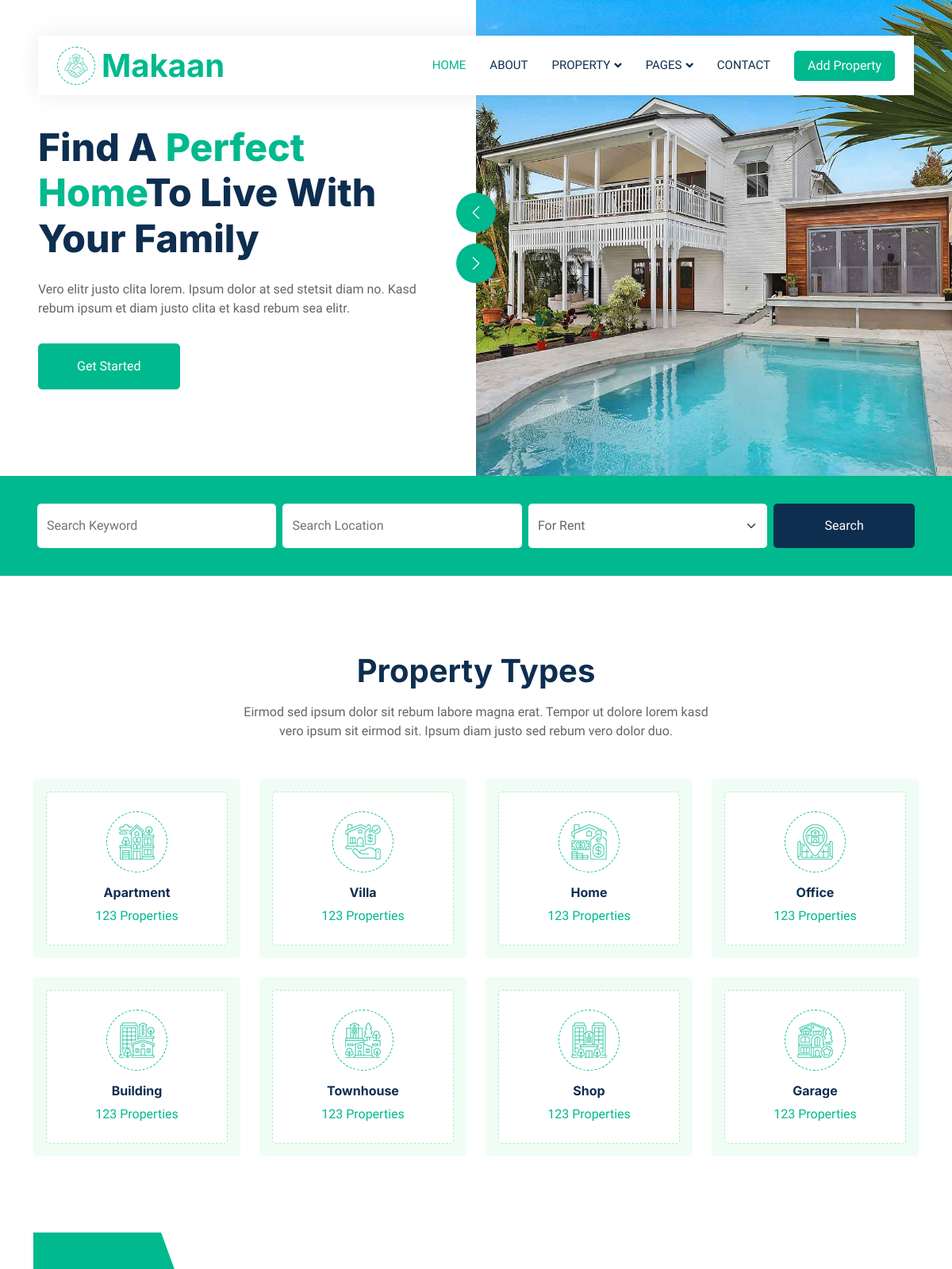
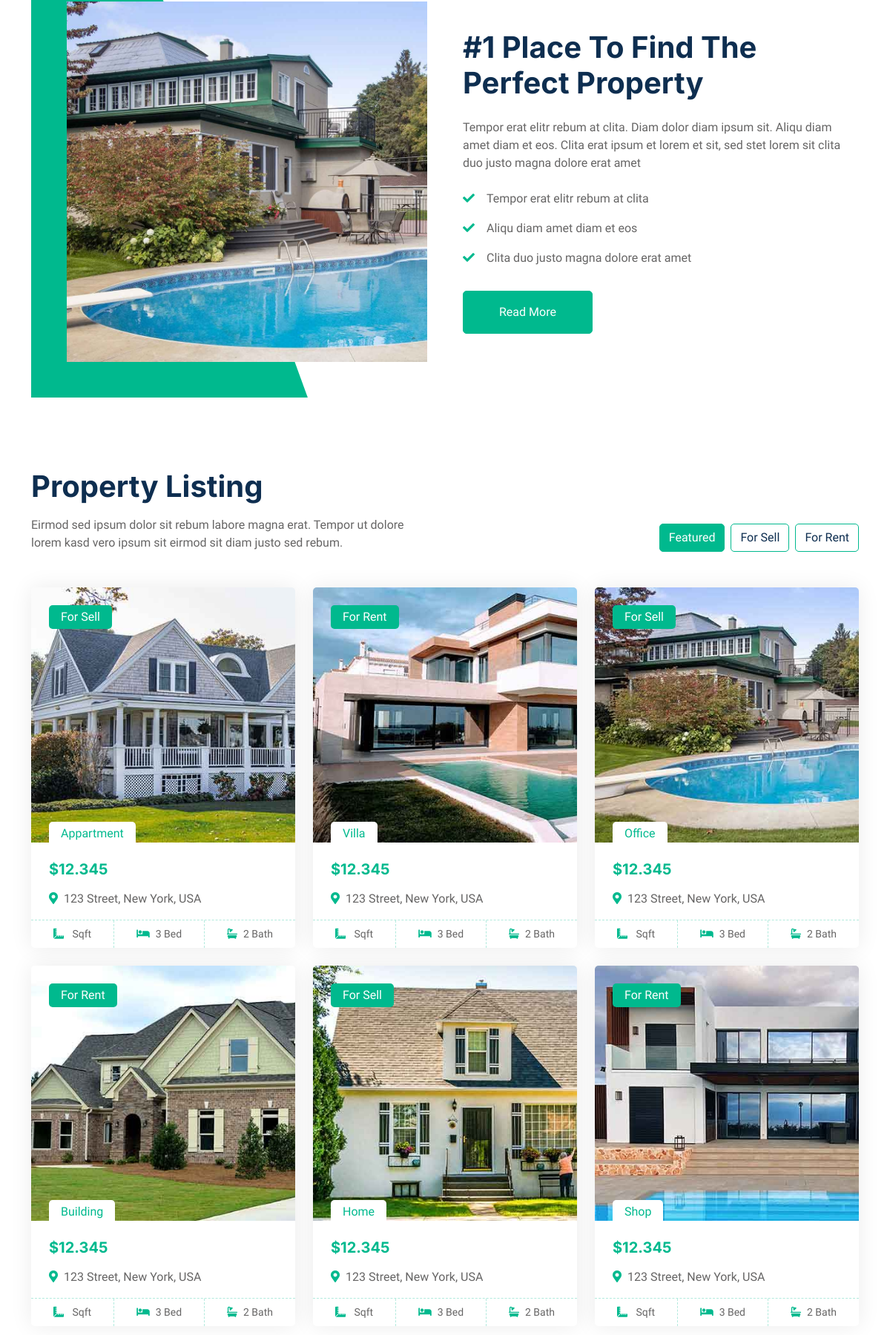
The app's page / (signed in, upper part) with its own data (2 pictures, top to bottom).
### main/models.py (models this page shows, shortened)
class MainInfo(models.Model):
    img = models.ImageField('Image',upload_to='main_image')
    name = models.CharField('Company name',max_length=255)
    address = models.CharField('Address',max_length=255)
    phone = PhoneNumberField('Phonenumber')
    email = models.EmailField('Email')
    twitter = models.URLField('Twitter')
    facebook = models.URLField('facebook')
    youtube = models.URLField('youtube')
    linkedin = models.URLField('linkedin')
    class Meta:
        verbose_name = 'Main Info'
        verbose_name_plural = 'Main Info'

class HomeStatus(models.Model):
    text1=models.CharField('text1',max_length=255)
    text2=models.CharField('text2',max_length=255,null=True)
    text3=models.CharField('text3',max_length=255,null=True)
    text4=models.CharField('text4',max_length=255,null=True)
    buton_text=models.CharField('buton_text',max_length=255)

class ImageCycle(models.Model):
    img1=models.ImageField('img1',upload_to='img1',null = True)
    img2=models.ImageField('img2',upload_to='img2',null = True)

class PropertyTypes(models.Model):
    title=models.CharField('title',max_length=255)
    text=models.TextField('text')

class PropertyTypesJarang(models.Model):
    img=models.ImageField('Img',upload_to='icon_image')
    names=models.CharField('names',max_length=255)
    properties=models.CharField('properties',max_length=250)

class MoreInformation(models.Model):
    imgs=models.ImageField('Imgs',upload_to='home_image')
    vernagir=models.CharField('vernagir',max_length=255)
    texts=models.TextField('texts')

class PropertyListing(models.Model):
    img=models.ImageField('img',upload_to='img')
    name=models.CharField('name',max_length=255)
    npatak=models.CharField('npatak',max_length=255)
    price=models.FloatField('price')
    information=models.CharField('information',max_length=255)
    adress=models.CharField('adress',max_length=255)
    taracq=models.FloatField('taracq')
    bed=models.IntegerField('bed')
    bath=models.IntegerField('bath')

### main/views.py (the view)
# urls.py: path('',HomeListView.as_view(),name='home'),
class HomeListView(LoginRequiredMixin,ListView):
    template_name = 'index.html'
    login_url = 'register/'
    def get(self, request) :
        maininfo = MainInfo.objects.first()
        homestatus=HomeStatus.objects.all()
        imagecycle=ImageCycle.objects.first()
        propertytypes=PropertyTypes.objects.all()
        propertytypesjarang=PropertyTypesJarang.objects.all()
        moreinformation= MoreInformation.objects.all()
        propertylisting=PropertyListing.objects.all()[:6]
        contactagent=ContactAgent.objects.all()
        propertyagent=PropertyAgent.objects.all()
        client=Client.objects.all()
        gallery=Gallery.objects.all()
        context = {
            'maininfo':maininfo,
            'homestatus':homestatus,
            'imagecycle':imagecycle,
            'propertytypes':propertytypes,
            'propertytypesjarang':propertytypesjarang,
            'moreinformation':moreinformation,
            'propertylisting':propertylisting,
            'contactagent':contactagent,
            'propertyagent':propertyagent,
            'client':client,
            'gallery':gallery
                  }
        return render(request,self.template_name,context)

### main/templates/index.html (shortened to what this page needs)
{% extends 'base.html' %}
{% block content %}
        <div class="container-fluid header bg-white p-0">
            <div class="row g-0 align-items-center flex-column-reverse flex-md-row">
                <div class="col-md-6 p-5 mt-lg-5">
                    {% for i in homestatus %}
                    <h1 class="display-5 animated fadeIn mb-4">{{ i.text1 }} <span class="text-primary">{{ i.text2 }}</span>{{ i.text3 }}</h1>
                    <p class="animated fadeIn mb-4 pb-2">{{ i.text4 }}</p>
                    <a href="{% url 'pr_list' %}" class="btn btn-primary py-3 px-5 me-3 animated fadeIn">{{ i.buton_text }}</a>
                    {% endfor %}
                </div>
                <div class="col-md-6 animated fadeIn">
                    <div class="owl-carousel header-carousel">
                        <div class="owl-carousel-item">
                            <img class="img-fluid" src="{{ imagecycle.img1.url }}" alt="">
                        </div>
                    </div>
                </div>
            </div>
        </div>
         <div class="container-fluid bg-primary mb-5 wow fadeIn" data-wow-delay="0.1s" style="padding: 35px;">
            <div class="container">
                <form  method="get" action="{% url 'search' %}">
                <div class="row g-2">
                    <div class="col-md-10">
                        <div class="row g-2">
                            <div class="col-md-4">
                                <input type="search" type = "text" name="q" class="form-control border-0 py-3" placeholder="Search Keyword">
                            </div>
                            <div class="col-md-4">
                                <input type="search" name="l" class="form-control border-0 py-3" placeholder="Search Location" >
                            </div>
                            <div class="col-md-4">
                                <select class="form-select border-0 py-3" name="goall" type="search" placeholder="Goal">
                                    <option selected >For Rent</option>
                                </select>
                            </div>
                        </div>
                    </div>
                    <div class="col-md-2">
                        <button class="btn btn-dark border-0 w-100 py-3" type="submit">Search</button>
                    </div>
                </form>
                </div>
            </div>
        </div>
        <div class="container-xxl py-5">
            <div class="container">
                <div class="text-center mx-auto mb-5 wow fadeInUp" data-wow-delay="0.1s" style="max-width: 600px;">
                    {% for i in propertytypes %}
                        <h1 class="mb-3">{{ i.title }}</h1>
                        <p>{{ i.text }}</p>
                    {% endfor %}
                </div>
                <div class="row g-4">
                    {% for i in propertytypesjarang %}
                    <div class="col-lg-3 col-sm-6 wow fadeInUp" data-wow-delay="0.1s">
                        <a class="cat-item d-block bg-light text-center rounded p-3" href="">
                            <div class="rounded p-4">
                                <div class="icon mb-3">
                                    <img class="img-fluid" src="{{ i.img.url }}" alt="Icon">
                                </div>
                                <h6>{{ i.names }}</h6>
                                <span>{{ i.properties }}</span>
                            </div>
                        </a>
                    </div>
                    {% endfor %}
                </div>
            </div>
        </div>
        <div class="container-xxl py-5">
            <div class="container">
                <div class="row g-5 align-items-center">
                    <div class="col-lg-6 wow fadeIn" data-wow-delay="0.1s">
                        <div class="about-img position-relative overflow-hidden p-5 pe-0">
                        {% for i in moreinformation %}
                            <img class="img-fluid w-100" src="{{ i.imgs.url }}">
                        </div>
                    </div>
                    <div class="col-lg-6 wow fadeIn" data-wow-delay="0.5s">
                        <h1 class="mb-4">{{ i.vernagir }}</h1>
                        <p class="mb-4">{{ i.texts }}</p>
                        <p><i class="fa fa-check text-primary me-3"></i>Tempor erat elitr rebum at clita</p>
                        <p><i class="fa fa-check text-primary me-3"></i>Aliqu diam amet diam et eos</p>
                        <p><i class="fa fa-check text-primary me-3"></i>Clita duo justo magna dolore erat amet</p>
                        <a class="btn btn-primary py-3 px-5 mt-3" href="{% url 'about' %}">Read More</a>
                        {% endfor %}
                    </div>
                </div>
            </div>
        </div>
        <div class="container-xxl py-5">
            <div class="container">
                <div class="row g-0 gx-5 align-items-end">
                    <div class="col-lg-6">
                        <div class="text-start mx-auto mb-5 wow slideInLeft" data-wow-delay="0.1s">
                            <h1 class="mb-3">Property Listing</h1>
                            <p>Eirmod sed ipsum dolor sit rebum labore magna erat. Tempor ut dolore lorem kasd vero ipsum sit eirmod sit diam justo sed rebum.</p>
                        </div>
                    </div>
                    <div class="col-lg-6 text-start text-lg-end wow slideInRight" data-wow-delay="0.1s">
                        <ul class="nav nav-pills d-inline-flex justify-content-end mb-5">
                            <li class="nav-item me-2">
                                <a class="btn btn-outline-primary active" data-bs-toggle="pill" href="#tab-1">Featured</a>
                            </li>
                            <li class="nav-item me-2">
                                <a class="btn btn-outline-primary" data-bs-toggle="pill" href="#tab-2">For Sell</a>
                            </li>
                            <li class="nav-item me-0">
                                <a class="btn btn-outline-primary" data-bs-toggle="pill" href="#tab-3">For Rent</a>
                            </li>
                        </ul>
                    </div>
                </div>
                <div class="tab-content">
                    <div id="tab-1" class="tab-pane fade show p-0 active">
                        <div class="row g-4">
                            {% for i in propertylisting %}
                            <div class="col-lg-4 col-md-6 wow fadeInUp" data-wow-delay="0.1s">
                                <div class="property-item rounded overflow-hidden">
                                    <div class="position-relative overflow-hidden">
                                        <a href=""><img class="img-fluidi" src="{{ i.img.url }}" alt="" height="344px" width="516px"></a>
                                        <div class="bg-primary rounded text-white position-absolute start-0 top-0 m-4 py-1 px-3">{{ i.npatak }}</div>
                                        <div class="bg-white rounded-top text-primary position-absolute start-0 bottom-0 mx-4 pt-1 px-3">{{ i.name }}</div>
                                    </div>
                                    <div class="p-4 pb-0">
                                        <h5 class="text-primary mb-3">${{ i.price }}</h5>
                                        <p><i class="fa fa-map-marker-alt text-primary me-2"></i>{{ i.adress }}</p>
                                    </div>
                                    <div class="d-flex border-top">
                                        <small class="flex-fill text-center border-end py-2"><i class="fa fa-ruler-combined text-primary me-2"></i>{{ i.teritory }} Sqft</small>
                                        <small class="flex-fill text-center border-end py-2"><i class="fa fa-bed text-primary me-2"></i>{{ i.bed }} Bed</small>
                                        <small class="flex-fill text-center py-2"><i class="fa fa-bath text-primary me-2"></i>{{ i.bath }} Bath</small>
                                    </div>
                                </div>
                            </div>
                            {% endfor %}
                        </div>
                    </div>
                </div>
            </div>
        </div>
        {% endblock %}

### main/templates/base.html (shortened to what this page needs)
{% load static %}
<!DOCTYPE html>
<html lang="en">
<head>
    <link href="https://cdnjs.cloudflare.com/ajax/libs/font-awesome/5.10.0/css/all.min.css" rel="stylesheet">
    <link href="https://cdn.jsdelivr.net/npm/bootstrap-icons@1.4.1/font/bootstrap-icons.css" rel="stylesheet">
    <link href="{% static 'lib/animate/animate.min.css' %}" rel="stylesheet">
    <link href="{% static 'lib/owlcarousel/assets/owl.carousel.min.css' %}" rel="stylesheet">
    <link href="{% static 'css/bootstrap.min.css' %}" rel="stylesheet">
    <link href="{% static 'css/style.css' %}" rel="stylesheet">
</head>
<body>
    <div class="container-xxl bg-white p-0">
<div class="container-fluid nav-bar bg-transparent">
    <nav class="navbar navbar-expand-lg bg-white navbar-light py-0 px-4">
        <a href="{% url 'home' %}" class="navbar-brand d-flex align-items-center text-center">
            <div class="icon p-2 me-2">
                <img class="img-fluid" src="{{ maininfo.img.url }}" alt="Icon" style="width: 30px; height: 30px;">
            </div>
            <h1 class="m-0 text-primary">{{ maininfo.name }}</h1>
        </a>
        <div class="collapse navbar-collapse" id="navbarCollapse">
            <div class="navbar-nav ms-auto">
                <a href="{% url 'home' %}" class="nav-item nav-link {% if request.path == '/' %}active{% endif %}">Home</a>
                <a href="{% url 'about' %}" class="nav-item nav-link {% if request.path == '/about/' %}active{% endif %}">About</a>
                <div class="nav-item dropdown">
                    <a href="#" class="nav-link dropdown-toggle {% if request.path == '/pr_list/' or request.path == '/pr_type/' or request.path == '/pr_agent/' %}active{% endif %}" data-bs-toggle="dropdown">Property</a>
                </div>
                <div class="nav-item dropdown">
                    <a href="#" class="nav-link dropdown-toggle {% if request.path == '/testimonial/' %}active{% endif %}" data-bs-toggle="dropdown">Pages</a>
                </div>
                <a href="{% url 'contact' %}" class="nav-item nav-link {% if request.path == '/contact/' %}active{% endif %}">Contact</a>
            </div>
            <a href="{% url 'pr_list' %}" class="btn btn-primary px-3 d-none d-lg-flex">Add Property</a>
        </div>
    </nav>
</div>
        {% block content %}{% endblock %}
</body>
</html>

### main/static/css/style.css (style rules this page uses)
:root { --primary: #00B98E; --secondary: #FF6922; --light: #EFFDF5; --dark: #0E2E50; }
.btn { transition: .5s; }
.btn.btn-primary, .btn.btn-secondary { color: #FFFFFF; }
.nav-bar { position: relative; margin-top: 45px; padding: 0 3rem; transition: .5s; z-index: 9999; }
.navbar { box-shadow: 0 0 30px rgba(0, 0, 0, .08); }
.navbar .dropdown-toggle::after { border: none; content: "\f107"; font-family: "Font Awesome 5 Free"; font-weight: 900; vertical-align: middle; margin-left: 5px; transition: .5s; }
.navbar-light .navbar-nav .nav-link { margin-right: 30px; padding: 25px 0; color: #FFFFFF; font-size: 15px; text-transform: uppercase; outline: none; }
.navbar-light .navbar-nav .nav-link:hover, .navbar-light .navbar-nav .nav-link.active { color: var(--primary); }
.navbar-light .navbar-brand { height: 75px; }
.navbar-light .navbar-nav .nav-link { color: var(--dark); font-weight: 500; }
@media (min-width: 992px) { .header { margin-top: -120px; } }
.icon { padding: 15px; display: inline-flex; align-items: center; justify-content: center; background: #FFFFFF !important; border-radius: 50px; border: 1px dashed var(--primary) !important; }
.about-img img { position: relative; z-index: 2; }
.about-img::before { position: absolute; content: ""; top: 0; left: -50%; width: 100%; height: 100%; background: var(--primary); transform: skew(20deg); z-index: 1; }
.cat-item div { background: #FFFFFF; border: 1px dashed rgba(0, 185, 142, .3); transition: .5s; }
.cat-item div * { transition: .5s; }
.nav-pills .nav-item .btn { color: var(--dark); }
.nav-pills .nav-item .btn:hover, .nav-pills .nav-item .btn.active { color: #FFFFFF; }
.property-item { box-shadow: 0 0 30px rgba(0, 0, 0, .08); }
.property-item img { transition: .5s; }
.property-item .border-top { border-top: 1px dashed rgba(0, 185, 142, .3) !important; }
.property-item .border-end { border-right: 1px dashed rgba(0, 185, 142, .3) !important; }

### records on screen
MainInfo: img (picture), name "Makaan"
HomeStatus: text1 "Find A", text2 "Perfect Home", text3 "To Live With Your Family", text4 "Vero elitr justo clita lorem. Ipsum dolor at sed stetsit diam no. Kasd rebum ipsum et diam justo clita et kasd rebum sea elitr.", buton_text "Get Started"
ImageCycle: img1 (picture)
PropertyTypes: title "Property Types", text "Eirmod sed ipsum dolor sit rebum labore magna erat. Tempor ut dolore lorem kasd vero ipsum sit eirmod sit. Ipsum diam justo sed rebum vero dolor duo."
PropertyTypesJarang: img (picture), names "Apartment", properties "123 Properties"
PropertyTypesJarang: img (picture), names "Villa", properties "123 Properties"
PropertyTypesJarang: img (picture), names "Home", properties "123 Properties"
PropertyTypesJarang: img (picture), names "Office", properties "123 Properties"
PropertyTypesJarang: img (picture), names "Building", properties "123 Properties"
PropertyTypesJarang: img (picture), names "Townhouse", properties "123 Properties"
PropertyTypesJarang: img (picture), names "Shop", properties "123 Properties"
PropertyTypesJarang: img (picture), names "Garage", properties "123 Properties"
MoreInformation: imgs (picture), vernagir "#1 Place To Find The Perfect Property", texts "Tempor erat elitr rebum at clita. Diam dolor diam ipsum sit. Aliqu diam amet diam et eos. Clita erat ipsum et lorem et sit, sed stet lorem sit clita duo justo magna dolore erat amet"
PropertyListing: img (picture), npatak "For Sell", name "Appartment", price "12.345", adress "123 Street, New York, USA", bed "3", bath "2"
PropertyListing: img (picture), npatak "For Rent", name "Villa", price "12.345", adress "123 Street, New York, USA", bed "3", bath "2"
PropertyListing: img (picture), npatak "For Sell", name "Office", price "12.345", adress "123 Street, New York, USA", bed "3", bath "2"
PropertyListing: img (picture), npatak "For Rent", name "Building", price "12.345", adress "123 Street, New York, USA", bed "3", bath "2"
PropertyListing: img (picture), npatak "For Sell", name "Home", price "12.345", adress "123 Street, New York, USA", bed "3", bath "2"
PropertyListing: img (picture), npatak "For Rent", name "Shop", price "12.345", adress "123 Street, New York, USA", bed "3", bath "2"
